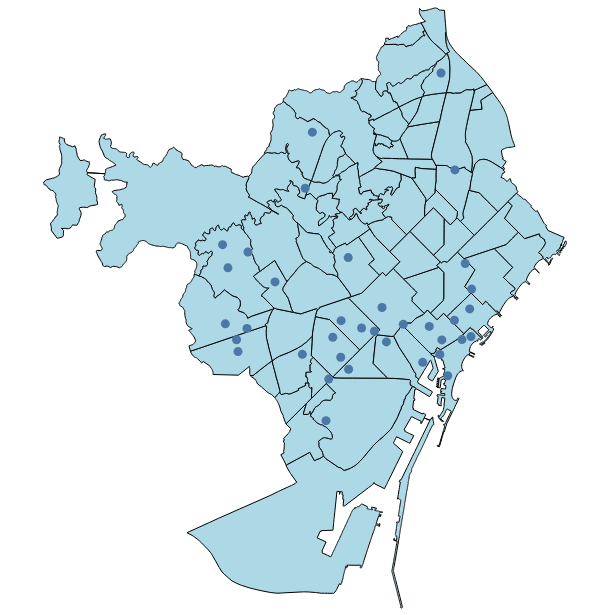

Notebook cell for this chart:
### Code cell
unis_layer = alt.Chart(unis2).mark_geoshape().encode(
    tooltip=['name', 'amenity'])
neigh_layer + unis_layer

### Figure 1 — Vega-Lite specification as saved in the notebook (floating-point values rounded to 4 significant figures; data arrays with more than 128 entries replaced by an {"elided": "..."} marker saying what was removed)
{"config": {"view": {"continuousWidth": 300, "continuousHeight": 300}}, "layer": [{"data": {"name": "data-ff3992ad043cdfa6038f5a9446ee4523"}, "mark": {"type": "geoshape", "fill": "lightblue", "stroke": "black"}, "encoding": {"tooltip": [{"field": "name", "type": "nominal"}]}}, {"data": {"name": "data-cf430c0dc02362669cfe54be31438195"}, "mark": {"type": "geoshape"}, "encoding": {"tooltip": [{"field": "name", "type": "nominal"}, {"field": "amenity", "type": "nominal"}]}}], "height": 600, "width": 600, "$schema": "https://vega.github.io/schema/vega-lite/v6.1.0.json", "datasets": {"data-ff3992ad043cdfa6038f5a9446ee4523": [{"name": "la Barceloneta", "type": "Feature", "geometry": {"type": "Polygon", "coordinates": {"elided": "1x539x2 float values"}}}, {"name": "la Marina del Prat Vermell", "type": "Feature", "geometry": {"type": "Polygon", "coordinates": {"elided": "1x2940x2 float values"}}}, {"name": "Sant Antoni", "type": "Feature", "geometry": {"type": "Polygon", "coordinates": [[[2.168, 41.38], [2.168, 41.38], [2.158, 41.38], [2.156, 41.38], [2.154, 41.38], [2.151, 41.38], [2.15, 41.38], [2.15, 41.38], [2.152, 41.38], [2.153, 41.38], [2.156, 41.38], [2.159, 41.38], [2.161, 41.38], [2.162, 41.38], [2.163, 41.39], [2.164, 41.39], [2.165, 41.39], [2.164, 41.39], [2.163, 41.38], [2.167, 41.38], [2.168, 41.38]]]}}, {"name": "Vallvidrera, el Tibidabo i les Planes", "type": "Feature", "geometry": {"type": "Polygon", "coordinates": {"elided": "1x1725x2 float values"}}}, {"name": "Sarrià", "type": "Feature", "geometry": {"type": "Polygon", "coordinates": {"elided": "1x656x2 float values"}}}, {"name": "Vallcarca i els Penitents", "type": "Feature", "geometry": {"type": "Polygon", "coordinates": {"elided": "1x521x2 float values"}}}, {"name": "Baró de Viver", "type": "Feature", "geometry": {"type": "Polygon", "coordinates": [[[2.197, 41.44], [2.196, 41.44], [2.196, 41.44], [2.196, 41.44], [2.196, 41.44], [2.197, 41.45], [2.197, 41.45], [2.198, 41.45], [2.198, 41.45], [2.2, 41.45], [2.201, 41.45], [2.202, 41.45], [2.203, 41.45], [2.203, 41.45], [2.202, 41.45], [2.202, 41.45], [2.199, 41.45], [2.199, 41.45], [2.199, 41.44], [2.2, 41.44], [2.197, 41.44]]]}}, {"name": "Sant Genís dels Agudells", "type": "Feature", "geometry": {"type": "Polygon", "coordinates": {"elided": "1x580x2 float values"}}}, {"name": "Horta", "type": "Feature", "geometry": {"type": "Polygon", "coordinates": {"elided": "1x671x2 float values"}}}, {"name": "l'Antiga Esquerra de l'Eixample", "type": "Feature", "geometry": {"type": "Polygon", "coordinates": [[[2.157, 41.39], [2.158, 41.39], [2.16, 41.39], [2.161, 41.39], [2.162, 41.39], [2.164, 41.39], [2.165, 41.39], [2.165, 41.39], [2.164, 41.39], [2.163, 41.39], [2.162, 41.38], [2.161, 41.38], [2.159, 41.38], [2.157, 41.38], [2.156, 41.38], [2.154, 41.39], [2.153, 41.39], [2.152, 41.39], [2.151, 41.39], [2.148, 41.39], [2.148, 41.39], [2.144, 41.39], [2.144, 41.39], [2.144, 41.39], [2.144, 41.39], [2.144, 41.39], [2.144, 41.39], [2.145, 41.39], [2.145, 41.39], [2.145, 41.39], [2.145, 41.39], [2.145, 41.39], [2.145, 41.39], [2.145, 41.39], [2.145, 41.39], [2.145, 41.39], [2.145, 41.39], [2.145, 41.39], [2.145, 41.39], [2.145, 41.39], [2.145, 41.39], [2.155, 41.4], [2.155, 41.4], [2.156, 41.39], [2.157, 41.39]]]}}, {"name": "el Raval", "type": "Feature", "geometry": {"type": "Polygon", "coordinates": {"elided": "1x95x2 float values"}}}, {"name": "el Barri Gòtic", "type": "Feature", "geometry": {"type": "Polygon", "coordinates": {"elided": "1x119x2 float values"}}}, {"name": "Sant Pere, Santa Caterina i la Ribera", "type": "Feature", "geometry": {"type": "Polygon", "coordinates": {"elided": "1x65x2 float values"}}}, {"name": "el Fort Pienc", "type": "Feature", "geometry": {"type": "Polygon", "coordinates": [[[2.184, 41.39], [2.182, 41.39], [2.181, 41.39], [2.18, 41.39], [2.176, 41.39], [2.176, 41.39], [2.176, 41.39], [2.176, 41.39], [2.176, 41.39], [2.176, 41.39], [2.176, 41.39], [2.176, 41.39], [2.176, 41.39], [2.176, 41.39], [2.176, 41.39], [2.176, 41.4], [2.176, 41.4], [2.176, 41.4], [2.176, 41.4], [2.176, 41.4], [2.176, 41.4], [2.176, 41.4], [2.177, 41.4], [2.177, 41.4], [2.177, 41.4], [2.178, 41.4], [2.178, 41.4], [2.177, 41.4], [2.177, 41.4], [2.177, 41.4], [2.176, 41.4], [2.176, 41.4], [2.175, 41.4], [2.174, 41.4], [2.173, 41.4], [2.175, 41.4], [2.185, 41.4], [2.187, 41.4], [2.187, 41.39], [2.187, 41.39], [2.187, 41.39], [2.187, 41.39], [2.187, 41.39], [2.187, 41.39], [2.187, 41.39], [2.187, 41.39], [2.187, 41.39], [2.187, 41.39], [2.187, 41.39], [2.187, 41.39], [2.187, 41.39], [2.184, 41.39]]]}}, {"name": "la Sagrada Família", "type": "Feature", "geometry": {"type": "Polygon", "coordinates": [[[2.173, 41.4], [2.173, 41.4], [2.173, 41.4], [2.171, 41.4], [2.17, 41.4], [2.17, 41.4], [2.17, 41.4], [2.172, 41.4], [2.169, 41.41], [2.175, 41.41], [2.179, 41.41], [2.181, 41.41], [2.182, 41.41], [2.183, 41.41], [2.186, 41.4], [2.185, 41.4], [2.185, 41.4], [2.175, 41.4], [2.173, 41.4]]]}}, {"name": "la Dreta de l'Eixample", "type": "Feature", "geometry": {"type": "Polygon", "coordinates": {"elided": "1x65x2 float values"}}}, {"name": "la Nova Esquerra de l'Eixample", "type": "Feature", "geometry": {"type": "Polygon", "coordinates": [[[2.152, 41.38], [2.15, 41.38], [2.149, 41.38], [2.149, 41.38], [2.148, 41.38], [2.142, 41.38], [2.143, 41.39], [2.143, 41.39], [2.143, 41.39], [2.143, 41.39], [2.144, 41.39], [2.144, 41.39], [2.148, 41.39], [2.148, 41.39], [2.151, 41.39], [2.152, 41.39], [2.153, 41.39], [2.154, 41.39], [2.156, 41.38], [2.157, 41.38], [2.159, 41.38], [2.156, 41.38], [2.153, 41.38], [2.152, 41.38]]]}}, {"name": "el Poble-sec", "type": "Feature", "geometry": {"type": "Polygon", "coordinates": {"elided": "1x312x2 float values"}}}, {"name": "la Marina de Port", "type": "Feature", "geometry": {"type": "Polygon", "coordinates": {"elided": "1x182x2 float values"}}}, {"name": "la Font de la Guatlla", "type": "Feature", "geometry": {"type": "Polygon", "coordinates": {"elided": "1x91x2 float values"}}}, {"name": "Hostafrancs", "type": "Feature", "geometry": {"type": "Polygon", "coordinates": {"elided": "1x91x2 float values"}}}, {"name": "la Bordeta", "type": "Feature", "geometry": {"type": "Polygon", "coordinates": {"elided": "1x92x2 float values"}}}, {"name": "Sants - Badal", "type": "Feature", "geometry": {"type": "Polygon", "coordinates": [[[2.13, 41.38], [2.13, 41.38], [2.131, 41.37], [2.131, 41.37], [2.132, 41.37], [2.132, 41.37], [2.132, 41.37], [2.131, 41.37], [2.131, 41.37], [2.131, 41.37], [2.131, 41.37], [2.131, 41.37], [2.13, 41.37], [2.13, 41.37], [2.13, 41.37], [2.129, 41.37], [2.129, 41.37], [2.129, 41.37], [2.129, 41.37], [2.128, 41.37], [2.128, 41.37], [2.127, 41.37], [2.127, 41.37], [2.126, 41.37], [2.126, 41.37], [2.126, 41.37], [2.125, 41.37], [2.125, 41.37], [2.124, 41.37], [2.124, 41.37], [2.124, 41.37], [2.124, 41.37], [2.124, 41.37], [2.124, 41.37], [2.124, 41.37], [2.124, 41.37], [2.124, 41.37], [2.124, 41.37], [2.123, 41.37], [2.122, 41.38], [2.122, 41.38], [2.122, 41.38], [2.122, 41.38], [2.123, 41.38], [2.125, 41.38], [2.128, 41.38], [2.129, 41.38], [2.129, 41.38], [2.13, 41.38], [2.13, 41.38], [2.13, 41.38]]]}}, {"name": "Sants", "type": "Feature", "geometry": {"type": "Polygon", "coordinates": {"elided": "1x106x2 float values"}}}, {"name": "les Corts", "type": "Feature", "geometry": {"type": "Polygon", "coordinates": {"elided": "1x82x2 float values"}}}, {"name": "la Maternitat i Sant Ramon", "type": "Feature", "geometry": {"type": "Polygon", "coordinates": {"elided": "1x86x2 float values"}}}, {"name": "Pedralbes", "type": "Feature", "geometry": {"type": "Polygon", "coordinates": {"elided": "1x313x2 float values"}}}, {"name": "les Tres Torres", "type": "Feature", "geometry": {"type": "Polygon", "coordinates": {"elided": "1x116x2 float values"}}}, {"name": "Sant Gervasi - la Bonanova", "type": "Feature", "geometry": {"type": "Polygon", "coordinates": {"elided": "1x514x2 float values"}}}, {"name": "Sant Gervasi - Galvany", "type": "Feature", "geometry": {"type": "Polygon", "coordinates": {"elided": "1x134x2 float values"}}}, {"name": "el Putxet i el Farró", "type": "Feature", "geometry": {"type": "Polygon", "coordinates": {"elided": "1x185x2 float values"}}}, {"name": "el Coll", "type": "Feature", "geometry": {"type": "Polygon", "coordinates": {"elided": "1x179x2 float values"}}}, {"name": "la Salut", "type": "Feature", "geometry": {"type": "Polygon", "coordinates": {"elided": "1x169x2 float values"}}}, {"name": "la Vila de Gràcia", "type": "Feature", "geometry": {"type": "Polygon", "coordinates": {"elided": "1x84x2 float values"}}}, {"name": "el Camp d'en Grassot i Gràcia Nova", "type": "Feature", "geometry": {"type": "Polygon", "coordinates": [[[2.169, 41.4], [2.167, 41.4], [2.166, 41.4], [2.165, 41.4], [2.165, 41.4], [2.164, 41.4], [2.164, 41.4], [2.163, 41.4], [2.162, 41.4], [2.162, 41.4], [2.162, 41.4], [2.164, 41.4], [2.163, 41.41], [2.163, 41.41], [2.163, 41.41], [2.163, 41.41], [2.162, 41.41], [2.162, 41.41], [2.161, 41.41], [2.161, 41.41], [2.161, 41.41], [2.161, 41.41], [2.16, 41.41], [2.16, 41.41], [2.16, 41.41], [2.159, 41.41], [2.158, 41.41], [2.158, 41.41], [2.16, 41.41], [2.161, 41.41], [2.162, 41.41], [2.162, 41.41], [2.163, 41.41], [2.164, 41.41], [2.164, 41.41], [2.164, 41.41], [2.165, 41.41], [2.169, 41.41], [2.172, 41.4], [2.169, 41.4]]]}}, {"name": "el Baix Guinardó", "type": "Feature", "geometry": {"type": "Polygon", "coordinates": [[[2.17, 41.41], [2.169, 41.41], [2.165, 41.41], [2.164, 41.41], [2.164, 41.41], [2.164, 41.41], [2.163, 41.41], [2.162, 41.41], [2.161, 41.41], [2.161, 41.41], [2.161, 41.41], [2.161, 41.41], [2.162, 41.41], [2.162, 41.41], [2.162, 41.41], [2.162, 41.41], [2.163, 41.41], [2.163, 41.41], [2.163, 41.41], [2.163, 41.41], [2.164, 41.41], [2.164, 41.41], [2.164, 41.41], [2.164, 41.41], [2.166, 41.41], [2.166, 41.41], [2.167, 41.42], [2.167, 41.42], [2.168, 41.42], [2.168, 41.42], [2.168, 41.42], [2.168, 41.42], [2.168, 41.42], [2.168, 41.42], [2.168, 41.42], [2.168, 41.42], [2.169, 41.42], [2.169, 41.42], [2.169, 41.42], [2.169, 41.42], [2.169, 41.42], [2.169, 41.42], [2.169, 41.42], [2.169, 41.42], [2.169, 41.42], [2.169, 41.42], [2.169, 41.42], [2.169, 41.42], [2.169, 41.41], [2.17, 41.41], [2.17, 41.41], [2.17, 41.41], [2.17, 41.41], [2.17, 41.41], [2.171, 41.41], [2.171, 41.41], [2.171, 41.41], [2.171, 41.41], [2.172, 41.41], [2.173, 41.41], [2.174, 41.41], [2.174, 41.41], [2.17, 41.41]]]}}, {"name": "Can Baró", "type": "Feature", "geometry": {"type": "Polygon", "coordinates": {"elided": "1x329x2 float values"}}}, {"name": "el Clot", "type": "Feature", "geometry": {"type": "Polygon", "coordinates": [[[2.192, 41.41], [2.194, 41.41], [2.194, 41.41], [2.194, 41.41], [2.194, 41.41], [2.195, 41.41], [2.195, 41.41], [2.195, 41.41], [2.195, 41.41], [2.196, 41.41], [2.197, 41.41], [2.197, 41.41], [2.197, 41.41], [2.195, 41.41], [2.193, 41.41], [2.191, 41.41], [2.19, 41.41], [2.188, 41.4], [2.188, 41.4], [2.188, 41.4], [2.188, 41.4], [2.188, 41.4], [2.187, 41.4], [2.187, 41.4], [2.187, 41.4], [2.187, 41.4], [2.187, 41.4], [2.186, 41.4], [2.186, 41.4], [2.186, 41.4], [2.186, 41.4], [2.183, 41.41], [2.185, 41.41], [2.186, 41.41], [2.187, 41.41], [2.187, 41.41], [2.187, 41.41], [2.187, 41.42], [2.187, 41.42], [2.188, 41.41], [2.189, 41.41], [2.19, 41.41], [2.191, 41.42], [2.191, 41.42], [2.192, 41.41]]]}}, {"name": "el Guinardó", "type": "Feature", "geometry": {"type": "Polygon", "coordinates": {"elided": "1x327x2 float values"}}}, {"name": "la Teixonera", "type": "Feature", "geometry": {"type": "Polygon", "coordinates": {"elided": "1x127x2 float values"}}}, {"name": "la Font d'en Fargues", "type": "Feature", "geometry": {"type": "Polygon", "coordinates": {"elided": "1x211x2 float values"}}}, {"name": "la Vall d'Hebron", "type": "Feature", "geometry": {"type": "Polygon", "coordinates": {"elided": "1x235x2 float values"}}}, {"name": "el Carmel", "type": "Feature", "geometry": {"type": "Polygon", "coordinates": {"elided": "1x373x2 float values"}}}, {"name": "el Parc i la Llacuna del Poblenou", "type": "Feature", "geometry": {"type": "Polygon", "coordinates": [[[2.194, 41.41], [2.195, 41.4], [2.195, 41.4], [2.196, 41.4], [2.197, 41.4], [2.197, 41.4], [2.197, 41.4], [2.197, 41.4], [2.195, 41.4], [2.194, 41.4], [2.194, 41.4], [2.195, 41.4], [2.196, 41.4], [2.195, 41.4], [2.191, 41.39], [2.19, 41.39], [2.189, 41.39], [2.188, 41.39], [2.187, 41.39], [2.185, 41.39], [2.182, 41.39], [2.187, 41.39], [2.187, 41.39], [2.187, 41.39], [2.187, 41.39], [2.187, 41.39], [2.187, 41.39], [2.187, 41.39], [2.187, 41.39], [2.187, 41.39], [2.187, 41.39], [2.187, 41.39], [2.187, 41.39], [2.187, 41.39], [2.187, 41.4], [2.185, 41.4], [2.186, 41.4], [2.186, 41.4], [2.186, 41.4], [2.186, 41.4], [2.187, 41.4], [2.187, 41.4], [2.187, 41.4], [2.187, 41.4], [2.187, 41.4], [2.188, 41.4], [2.188, 41.4], [2.188, 41.4], [2.188, 41.4], [2.188, 41.4], [2.19, 41.41], [2.191, 41.41], [2.193, 41.41], [2.194, 41.41], [2.194, 41.41]]]}}, {"name": "Montbau", "type": "Feature", "geometry": {"type": "Polygon", "coordinates": {"elided": "1x458x2 float values"}}}, {"name": "Provençals del Poblenou", "type": "Feature", "geometry": {"type": "Polygon", "coordinates": [[[2.196, 41.41], [2.194, 41.41], [2.193, 41.41], [2.191, 41.41], [2.193, 41.41], [2.195, 41.41], [2.197, 41.41], [2.198, 41.41], [2.202, 41.41], [2.203, 41.42], [2.205, 41.42], [2.208, 41.42], [2.21, 41.42], [2.21, 41.42], [2.21, 41.42], [2.209, 41.42], [2.209, 41.42], [2.208, 41.42], [2.208, 41.42], [2.208, 41.42], [2.207, 41.42], [2.209, 41.41], [2.21, 41.41], [2.211, 41.41], [2.212, 41.41], [2.211, 41.41], [2.21, 41.41], [2.209, 41.41], [2.208, 41.41], [2.206, 41.41], [2.204, 41.41], [2.202, 41.41], [2.199, 41.41], [2.196, 41.41]]]}}, {"name": "la Clota", "type": "Feature", "geometry": {"type": "Polygon", "coordinates": {"elided": "1x141x2 float values"}}}, {"name": "Vilapicina i la Torre Llobeta", "type": "Feature", "geometry": {"type": "Polygon", "coordinates": [[[2.166, 41.43], [2.166, 41.43], [2.166, 41.43], [2.166, 41.43], [2.167, 41.43], [2.167, 41.43], [2.169, 41.43], [2.169, 41.43], [2.17, 41.43], [2.172, 41.43], [2.173, 41.43], [2.174, 41.43], [2.175, 41.43], [2.176, 41.43], [2.177, 41.43], [2.178, 41.43], [2.183, 41.43], [2.184, 41.43], [2.184, 41.43], [2.184, 41.43], [2.179, 41.43], [2.177, 41.43], [2.177, 41.43], [2.177, 41.43], [2.176, 41.43], [2.176, 41.43], [2.176, 41.43], [2.17, 41.43], [2.17, 41.43], [2.167, 41.43], [2.165, 41.43], [2.164, 41.43], [2.164, 41.43], [2.164, 41.43], [2.164, 41.43], [2.164, 41.43], [2.164, 41.43], [2.164, 41.43], [2.164, 41.43], [2.165, 41.43], [2.165, 41.43], [2.166, 41.43], [2.165, 41.43], [2.164, 41.43], [2.164, 41.43], [2.164, 41.43], [2.165, 41.43], [2.165, 41.43], [2.166, 41.43]]]}}, {"name": "Porta", "type": "Feature", "geometry": {"type": "Polygon", "coordinates": [[[2.185, 41.44], [2.183, 41.43], [2.183, 41.43], [2.183, 41.43], [2.183, 41.43], [2.183, 41.43], [2.178, 41.43], [2.177, 41.43], [2.176, 41.43], [2.175, 41.43], [2.175, 41.43], [2.174, 41.43], [2.174, 41.43], [2.174, 41.43], [2.174, 41.43], [2.173, 41.43], [2.173, 41.43], [2.173, 41.43], [2.173, 41.43], [2.172, 41.43], [2.172, 41.43], [2.172, 41.44], [2.172, 41.44], [2.172, 41.44], [2.173, 41.44], [2.173, 41.44], [2.173, 41.44], [2.174, 41.44], [2.174, 41.44], [2.174, 41.44], [2.174, 41.44], [2.174, 41.44], [2.174, 41.44], [2.174, 41.44], [2.175, 41.44], [2.175, 41.44], [2.175, 41.44], [2.175, 41.44], [2.175, 41.44], [2.175, 41.44], [2.175, 41.44], [2.175, 41.44], [2.175, 41.44], [2.179, 41.44], [2.18, 41.44], [2.182, 41.44], [2.182, 41.44], [2.185, 41.44]]]}}, {"name": "el Turó de la Peira", "type": "Feature", "geometry": {"type": "Polygon", "coordinates": {"elided": "1x105x2 float values"}}}, {"name": "Can Peguera", "type": "Feature", "geometry": {"type": "Polygon", "coordinates": {"elided": "1x78x2 float values"}}}, {"name": "la Guineueta", "type": "Feature", "geometry": {"type": "Polygon", "coordinates": {"elided": "1x149x2 float values"}}}, {"name": "Canyelles", "type": "Feature", "geometry": {"type": "Polygon", "coordinates": {"elided": "1x237x2 float values"}}}, {"name": "Sant Martí de Provençals", "type": "Feature", "geometry": {"type": "Polygon", "coordinates": [[[2.197, 41.41], [2.197, 41.41], [2.197, 41.41], [2.197, 41.41], [2.196, 41.41], [2.195, 41.41], [2.195, 41.41], [2.195, 41.41], [2.195, 41.41], [2.194, 41.41], [2.194, 41.41], [2.194, 41.41], [2.194, 41.41], [2.192, 41.41], [2.193, 41.42], [2.194, 41.42], [2.193, 41.42], [2.193, 41.42], [2.193, 41.42], [2.193, 41.42], [2.193, 41.42], [2.193, 41.42], [2.194, 41.42], [2.194, 41.42], [2.195, 41.42], [2.196, 41.42], [2.198, 41.42], [2.199, 41.42], [2.199, 41.42], [2.199, 41.42], [2.199, 41.42], [2.2, 41.42], [2.202, 41.42], [2.203, 41.42], [2.204, 41.42], [2.204, 41.42], [2.205, 41.42], [2.205, 41.42], [2.203, 41.42], [2.202, 41.41], [2.198, 41.41], [2.197, 41.41]]]}}, {"name": "les Roquetes", "type": "Feature", "geometry": {"type": "Polygon", "coordinates": {"elided": "1x343x2 float values"}}}, {"name": "Verdun", "type": "Feature", "geometry": {"type": "Polygon", "coordinates": [[[2.175, 41.44], [2.175, 41.44], [2.175, 41.44], [2.175, 41.44], [2.174, 41.44], [2.174, 41.44], [2.174, 41.44], [2.174, 41.44], [2.174, 41.44], [2.174, 41.44], [2.174, 41.44], [2.174, 41.44], [2.173, 41.44], [2.173, 41.44], [2.173, 41.44], [2.173, 41.44], [2.173, 41.44], [2.173, 41.44], [2.173, 41.44], [2.173, 41.44], [2.173, 41.44], [2.173, 41.44], [2.173, 41.44], [2.173, 41.44], [2.172, 41.44], [2.172, 41.44], [2.172, 41.44], [2.172, 41.44], [2.172, 41.44], [2.172, 41.44], [2.173, 41.44], [2.174, 41.44], [2.174, 41.44], [2.174, 41.44], [2.175, 41.44], [2.175, 41.44], [2.175, 41.44], [2.176, 41.44], [2.176, 41.44], [2.176, 41.45], [2.177, 41.45], [2.177, 41.45], [2.178, 41.45], [2.178, 41.45], [2.179, 41.45], [2.179, 41.45], [2.179, 41.45], [2.179, 41.45], [2.179, 41.45], [2.18, 41.45], [2.179, 41.45], [2.179, 41.44], [2.178, 41.44], [2.178, 41.44], [2.178, 41.44], [2.178, 41.44], [2.177, 41.44], [2.177, 41.44], [2.176, 41.44], [2.175, 41.44]]]}}, {"name": "la Prosperitat", "type": "Feature", "geometry": {"type": "Polygon", "coordinates": [[[2.176, 41.44], [2.175, 41.44], [2.175, 41.44], [2.175, 41.44], [2.175, 41.44], [2.175, 41.44], [2.175, 41.44], [2.175, 41.44], [2.175, 41.44], [2.175, 41.44], [2.175, 41.44], [2.175, 41.44], [2.176, 41.44], [2.177, 41.44], [2.177, 41.44], [2.178, 41.44], [2.178, 41.44], [2.178, 41.44], [2.178, 41.44], [2.179, 41.44], [2.179, 41.45], [2.18, 41.45], [2.18, 41.45], [2.18, 41.45], [2.18, 41.45], [2.18, 41.45], [2.181, 41.45], [2.182, 41.45], [2.183, 41.45], [2.185, 41.45], [2.186, 41.45], [2.187, 41.45], [2.187, 41.45], [2.187, 41.45], [2.187, 41.45], [2.188, 41.45], [2.186, 41.44], [2.186, 41.44], [2.185, 41.44], [2.182, 41.44], [2.182, 41.44], [2.18, 41.44], [2.179, 41.44], [2.176, 41.44]]]}}, {"name": "la Trinitat Nova", "type": "Feature", "geometry": {"type": "Polygon", "coordinates": {"elided": "1x128x2 float values"}}}, {"name": "Ciutat Meridiana", "type": "Feature", "geometry": {"type": "Polygon", "coordinates": {"elided": "1x170x2 float values"}}}, {"name": "Vallbona", "type": "Feature", "geometry": {"type": "Polygon", "coordinates": {"elided": "1x80x2 float values"}}}, {"name": "la Trinitat Vella", "type": "Feature", "geometry": {"type": "Polygon", "coordinates": {"elided": "1x99x2 float values"}}}, {"name": "Torre Baró", "type": "Feature", "geometry": {"type": "Polygon", "coordinates": {"elided": "1x492x2 float values"}}}, {"name": "el Bon Pastor", "type": "Feature", "geometry": {"type": "Polygon", "coordinates": {"elided": "1x143x2 float values"}}}, {"name": "Sant Andreu", "type": "Feature", "geometry": {"type": "Polygon", "coordinates": {"elided": "1x122x2 float values"}}}, {"name": "la Sagrera", "type": "Feature", "geometry": {"type": "Polygon", "coordinates": {"elided": "1x77x2 float values"}}}, {"name": "el Congrés i els Indians", "type": "Feature", "geometry": {"type": "Polygon", "coordinates": [[[2.181, 41.42], [2.181, 41.42], [2.181, 41.42], [2.181, 41.42], [2.181, 41.42], [2.181, 41.42], [2.181, 41.42], [2.18, 41.42], [2.177, 41.43], [2.176, 41.43], [2.176, 41.43], [2.177, 41.43], [2.177, 41.43], [2.177, 41.43], [2.179, 41.43], [2.184, 41.43], [2.184, 41.43], [2.184, 41.43], [2.184, 41.42], [2.184, 41.42], [2.184, 41.42], [2.183, 41.42], [2.182, 41.42], [2.182, 41.42], [2.182, 41.42], [2.181, 41.42], [2.181, 41.42]]]}}, {"name": "Navas", "type": "Feature", "geometry": {"type": "Polygon", "coordinates": [[[2.189, 41.42], [2.19, 41.42], [2.191, 41.42], [2.191, 41.42], [2.191, 41.42], [2.191, 41.42], [2.191, 41.42], [2.191, 41.42], [2.191, 41.42], [2.19, 41.41], [2.189, 41.41], [2.188, 41.41], [2.183, 41.42], [2.181, 41.42], [2.18, 41.42], [2.18, 41.42], [2.181, 41.42], [2.181, 41.42], [2.181, 41.42], [2.182, 41.42], [2.182, 41.42], [2.182, 41.42], [2.183, 41.42], [2.184, 41.42], [2.184, 41.42], [2.186, 41.42], [2.187, 41.42], [2.187, 41.42], [2.189, 41.42]]]}}, {"name": "el Camp de l'Arpa del Clot", "type": "Feature", "geometry": {"type": "Polygon", "coordinates": [[[2.185, 41.41], [2.183, 41.41], [2.182, 41.41], [2.181, 41.41], [2.179, 41.41], [2.175, 41.41], [2.181, 41.42], [2.183, 41.42], [2.187, 41.42], [2.187, 41.42], [2.187, 41.41], [2.187, 41.41], [2.187, 41.41], [2.186, 41.41], [2.185, 41.41]]]}}, {"name": "la Vila Olímpica del Poblenou", "type": "Feature", "geometry": {"type": "Polygon", "coordinates": {"elided": "1x288x2 float values"}}}, {"name": "el Poblenou", "type": "Feature", "geometry": {"type": "Polygon", "coordinates": {"elided": "1x85x2 float values"}}}, {"name": "la Verneda i la Pau", "type": "Feature", "geometry": {"type": "Polygon", "coordinates": {"elided": "1x78x2 float values"}}}, {"name": "Diagonal Mar i el Front Marítim del Poblenou", "type": "Feature", "geometry": {"type": "Polygon", "coordinates": {"elided": "1x388x2 float values"}}}, {"name": "el Besòs i el Maresme", "type": "Feature", "geometry": {"type": "Polygon", "coordinates": {"elided": "1x492x2 float values"}}}], "data-cf430c0dc02362669cfe54be31438195": [{"element": "node", "id": 2296753088, "amenity": "college", "name": "Escola Universitaria Mediterrani", "type": "Feature", "geometry": {"type": "Point", "coordinates": [2.152, 41.38]}}, {"element": "node", "id": 2671629967, "amenity": "college", "name": "EINA", "type": "Feature", "geometry": {"type": "Point", "coordinates": [2.114, 41.4]}}, {"element": "node", "id": 4254731020, "amenity": "college", "name": "Centre d'Estudis Politècnics", "type": "Feature", "geometry": {"type": "Point", "coordinates": [2.173, 41.39]}}, {"element": "node", "id": 6360725413, "amenity": "college", "name": "Col·legi Major Universitari Lestonac", "type": "Feature", "geometry": {"type": "Point", "coordinates": [2.166, 41.39]}}, {"element": "node", "id": 8032426177, "amenity": "college", "name": "Escola Port", "type": "Feature", "geometry": {"type": "Point", "coordinates": [2.196, 41.39]}}, {"element": "node", "id": 8263500217, "amenity": "college", "name": "Euroaula", "type": "Feature", "geometry": {"type": "Point", "coordinates": [2.159, 41.39]}}, {"element": "node", "id": 9823616017, "amenity": "college", "name": "Master.D", "type": "Feature", "geometry": {"type": "Point", "coordinates": [2.15, 41.39]}}, {"element": "node", "id": 10294712009, "amenity": "college", "name": "Institut de Nàutica de Barcelona", "type": "Feature", "geometry": {"type": "Point", "coordinates": [2.188, 41.38]}}, {"element": "node", "id": 10885801812, "amenity": "college", "name": "Hospital del Mar. Institut FP Sanitària", "type": "Feature", "geometry": {"type": "Point", "coordinates": [2.186, 41.38]}}, {"element": "node", "id": 11422435269, "amenity": "university", "name": "Escola Superior de Relacions Públiques", "type": "Feature", "geometry": {"type": "Point", "coordinates": [2.155, 41.38]}}, {"element": "node", "id": 11511155623, "amenity": "research_institute", "name": "Fundació i2CAT", "type": "Feature", "geometry": {"type": "Point", "coordinates": [2.186, 41.38]}}, {"element": "node", "id": 13720138801, "amenity": "college", "name": "Institut del Disseny i Arts Gràfiques de Barcelona", "type": "Feature", "geometry": {"type": "Point", "coordinates": [2.191, 41.43]}}, {"element": "node", "id": 14078697113, "amenity": "college", "name": "Institut de l'Esport de Barcelona", "type": "Feature", "geometry": {"type": "Point", "coordinates": [2.148, 41.37]}}, {"element": "relation", "id": 3862313, "amenity": "university", "name": "Facultat de Geografia i Història i Facultat de Filosofia. Universitat de Barcelona", "type": "Feature", "geometry": {"type": "Point", "coordinates": [2.168, 41.38]}}, {"element": "relation", "id": 7323121, "amenity": "university", "name": "Universitat Pompeu Fabra Campus del Poblenou", "type": "Feature", "geometry": {"type": "Point", "coordinates": [2.194, 41.4]}}, {"element": "relation", "id": 7711344, "amenity": "university", "name": "Campus Ciutadella Universitat Pompeu Fabra", "type": "Feature", "geometry": {"type": "Point", "coordinates": [2.19, 41.39]}}, {"element": "relation", "id": 9176677, "amenity": "college", "name": "IED Barcelona - Instituto Europeo de Diseño", "type": "Feature", "geometry": {"type": "Point", "coordinates": [2.155, 41.41]}}, {"element": "relation", "id": 19836574, "amenity": "university", "name": "Campus Nord", "type": "Feature", "geometry": {"type": "Point", "coordinates": [2.113, 41.39]}}, {"element": "way", "id": 9405721, "amenity": "university", "name": "Universitat de Barcelona", "type": "Feature", "geometry": {"type": "Point", "coordinates": [2.164, 41.39]}}, {"element": "way", "id": 85401504, "amenity": "research_institute", "name": "Institut de Ciències del Mar (CSIC)", "type": "Feature", "geometry": {"type": "Point", "coordinates": [2.196, 41.39]}}, {"element": "way", "id": 158670035, "amenity": "university", "name": "Universitat Pompeu Fabra Campus del Mar", "type": "Feature", "geometry": {"type": "Point", "coordinates": [2.193, 41.38]}}, {"element": "way", "id": 176252447, "amenity": "university", "name": "ESCI - Universitat Pompeu Fabra", "type": "Feature", "geometry": {"type": "Point", "coordinates": [2.182, 41.39]}}, {"element": "way", "id": 176978233, "amenity": "university", "name": "Facultat de Medicina", "type": "Feature", "geometry": {"type": "Point", "coordinates": [2.152, 41.39]}}, {"element": "way", "id": 204143215, "amenity": "university", "name": "UPF. Rectorat", "type": "Feature", "geometry": {"type": "Point", "coordinates": [2.18, 41.38]}}, {"element": "way", "id": 249401777, "amenity": "university", "name": "Facultat d'Informació i Mitjans Audiovisuals", "type": "Feature", "geometry": {"type": "Point", "coordinates": [2.139, 41.38]}}, {"element": "way", "id": 480938045, "amenity": "university", "name": "Facultat de Dret", "type": "Feature", "geometry": {"type": "Point", "coordinates": [2.121, 41.39]}}, {"element": "way", "id": 534307907, "amenity": "university", "name": "Campus Mundet", "type": "Feature", "geometry": {"type": "Point", "coordinates": [2.143, 41.44]}}, {"element": "way", "id": 644470542, "amenity": "university", "name": "Facultat de Física i Química, Universitat de Barcelona", "type": "Feature", "geometry": {"type": "Point", "coordinates": [2.117, 41.38]}}, {"element": "way", "id": 653393743, "amenity": "college", "name": "BAU. Centre universitari de disseny", "type": "Feature", "geometry": {"type": "Point", "coordinates": [2.196, 41.4]}}, {"element": "way", "id": 666116648, "amenity": "college", "name": "Escola Superior de Conservació i Restauració de Béns Culturals de Catalunya", "type": "Feature", "geometry": {"type": "Point", "coordinates": [2.186, 41.45]}}, {"element": "way", "id": 674486662, "amenity": "university", "name": "Institut Nacional d'Educació Física de Catalunya", "type": "Feature", "geometry": {"type": "Point", "coordinates": [2.147, 41.36]}}, {"element": "way", "id": 770232479, "amenity": "university", "name": "Parc Científic de Barcelona", "type": "Feature", "geometry": {"type": "Point", "coordinates": [2.118, 41.38]}}, {"element": "way", "id": 1218613099, "amenity": "college", "name": "EINA", "type": "Feature", "geometry": {"type": "Point", "coordinates": [2.113, 41.41]}}, {"element": "way", "id": 1218613118, "amenity": "university", "name": "Universitat Internacional de Catalunya", "type": "Feature", "geometry": {"type": "Point", "coordinates": [2.121, 41.41]}}, {"element": "way", "id": 1543185758, "amenity": "college", "name": "Institut Vall d'Hebron", "type": "Feature", "geometry": {"type": "Point", "coordinates": [2.14, 41.42]}}, {"element": "way", "id": 1546772318, "amenity": "university", "name": "Col·legi d'Enginyers de Camins, Canals i Ports de Catalunya", "type": "Feature", "geometry": {"type": "Point", "coordinates": [2.13, 41.4]}}]}}
